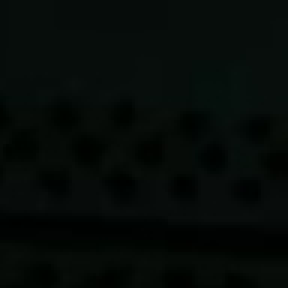
#> input picture patch_data/_black/test/empty_black/clip_1762492110_c0_000290.jpg, 96 x 96 px (shown 3 times larger)
$ python -i move_empty_patches.py   (imports and definitions only)
#> lines starting #> are read from the running program, lines starting #| are printed output that depends on the picture; after the words box and inside, x2 and y2 are one past the last pixel; in counts of white or black regions, pixels touching at a corner belong together
#> further down, picture is the input picture: shape (96, 96, 3); mean B, G, R 7.59, 10.11, 4.93
# move_empty_patches.py
import cv2, shutil
from pathlib import Path

ROOT = Path("patch_data")   # contains train/ val/ test/
EDGE_RATIO_THR = 0.004     # lower = stricter empty
STDDEV_THR     = 5.0        # lower = stricter empty
MEAN_THR       = 50         # very dark + low var => empty

def is_empty(img_bgr):
    g = cv2.cvtColor(img_bgr, cv2.COLOR_BGR2GRAY)
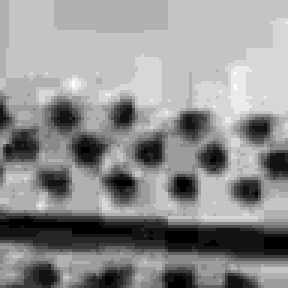
#> g: shape (96, 96) (shown 3 times larger); min 1, max 14, mean 8.29; drawn with min black and max white
    g = cv2.equalizeHist(g)                      # stabilize contrast
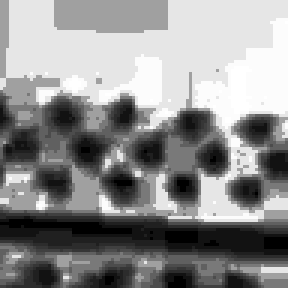
#> g: shape (96, 96) (shown 3 times larger); min 0, max 255, mean 141
    edges = cv2.Canny(g, 50, 150)
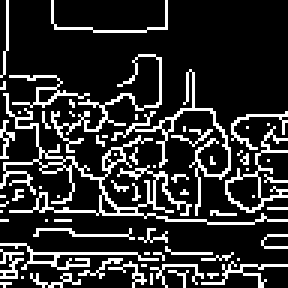
#> edges: shape (96, 96) (shown 3 times larger); 18.3% white in thin lines or dots
    edge_ratio = edges.mean() / 255.0            # 0..1
#> edge_ratio = 0.183
    stddev = g.std()
#> stddev = 83.14
    mean   = g.mean()
#> mean = 141
    # empty if few edges & low texture, or very dark & low texture
    if edge_ratio < EDGE_RATIO_THR and stddev < STDDEV_THR:
        return True
    if mean < MEAN_THR and stddev < STDDEV_THR * 0.9:
        return True
    return False

moved = 0
# [14 lines not run here, left out]

>>> import cv2
>>> picture = cv2.imread('../patch_data/_black/test/empty_black/clip_1762492110_c0_000290.jpg')
>>> result = is_empty(picture)
#> result = False

$ run again, on patch_data/test/present/clip_1762491458_c1_000185.jpg
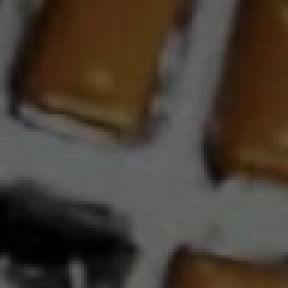
#> input picture patch_data/test/present/clip_1762491458_c1_000185.jpg, 96 x 96 px (shown 3 times larger)
#> picture is the input picture: shape (96, 96, 3); mean B, G, R 49.8, 60.2, 69.6
#> in is_empty, `g = cv2.equalizeHist(g)`:
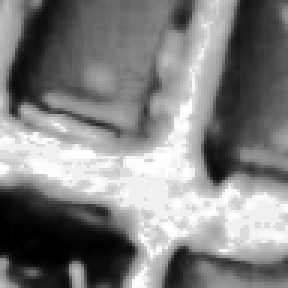
#> g: shape (96, 96) (shown 3 times larger); min 0, max 255, mean 128
#> in is_empty, `edges = cv2.Canny(g, 50, 150)`:
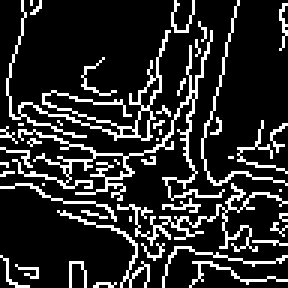
#> edges: shape (96, 96) (shown 3 times larger); 17% white in thin lines or dots
#> edge_ratio = 0.17
#> stddev = 76.27
#> mean = 128
#> result = False

$ run again, on patch_data/test/present/clip_1762491905_c0_000215.jpg
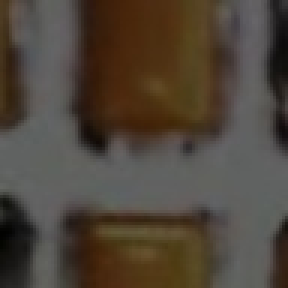
#> input picture patch_data/test/present/clip_1762491905_c0_000215.jpg, 96 x 96 px (shown 3 times larger)
#> picture is the input picture: shape (96, 96, 3); mean B, G, R 58.1, 69, 78.9
#> in is_empty, `g = cv2.equalizeHist(g)`:
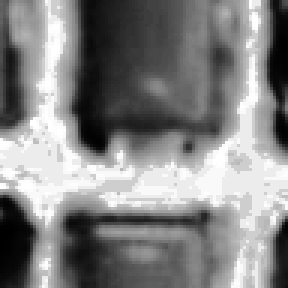
#> g: shape (96, 96) (shown 3 times larger); min 0, max 255, mean 131.2
#> in is_empty, `edges = cv2.Canny(g, 50, 150)`:
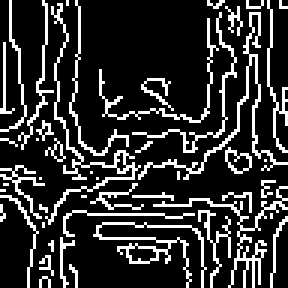
#> edges: shape (96, 96) (shown 3 times larger); 18.9% white in thin lines or dots
#> edge_ratio = 0.189
#> stddev = 76.59
#> mean = 131.2
#> result = False
